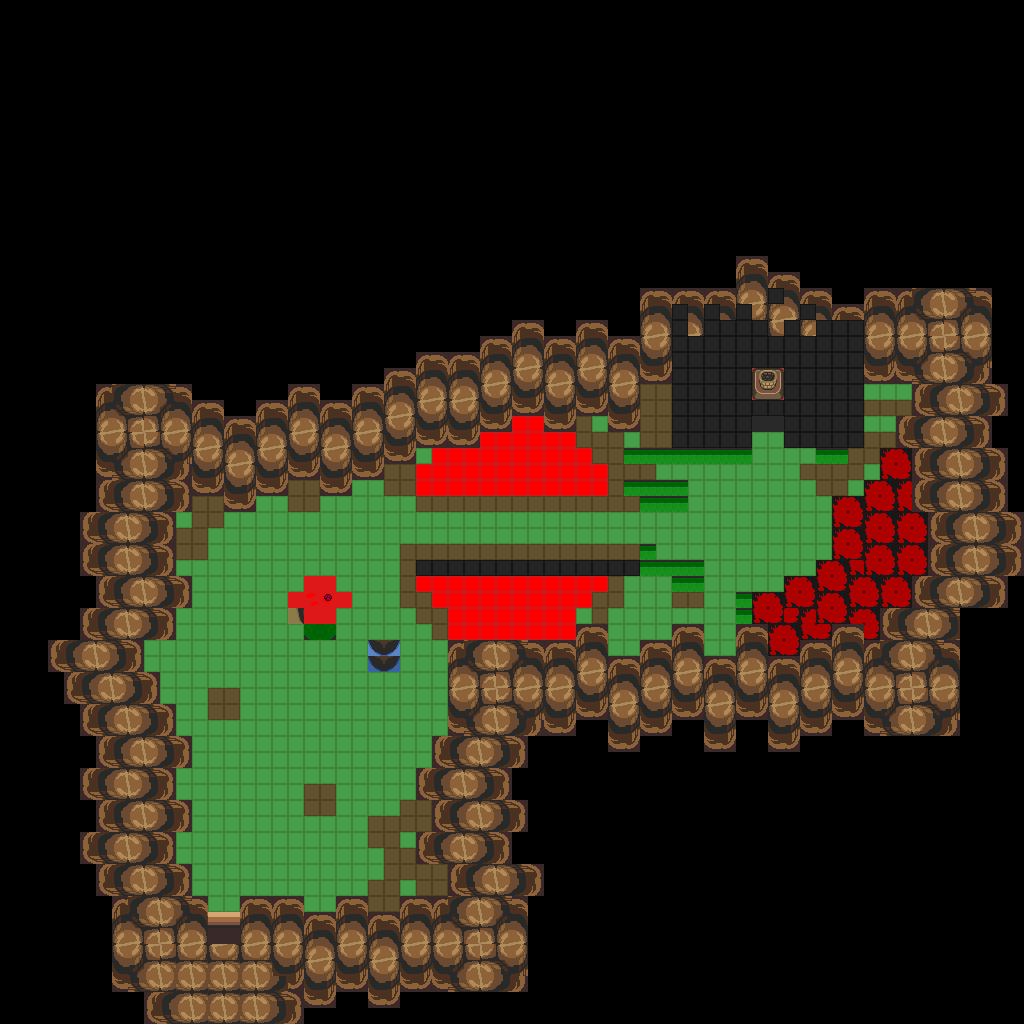

A 2D game scene composited from a Tiled map and its tileset images. What follows is a short description and the map's XML, with each tile layer's data collapsed to a summary:
An orthogonal 64x64 tile map with 16x16 px tiles, 1 tile layer (base), 2 hidden layers not drawn and 12 objects.

<map version="1.10" tiledversion="1.12.1" orientation="orthogonal" renderorder="right-down" width="64" height="64" tilewidth="16" tileheight="16" infinite="0" nextlayerid="4" nextobjectid="13">
 <tileset firstgid="1" source="../classiciphone_pics4.tsx" />
 <layer id="1" name="base" width="64" height="64">
  <data>[4096 cells, 4096 non-empty, 148 distinct tile ids]</data>
 </layer>
 <layer id="2" name="collision" width="64" height="64" visible="0">
  <properties><property name="collision" value="true" /></properties>
  <data>[4096 cells, 3296 non-empty, 1 distinct tile ids]</data>
 </layer>
 <layer id="3" name="lava" width="64" height="64" visible="0">
  <properties><property name="terrain" value="lava" /></properties>
  <data>[4096 cells, 150 non-empty, 1 distinct tile ids]</data>
 </layer>
 <objectgroup id="4" name="npcs">
  <object id="1" x="896.0" y="368.0" width="16" height="16">
   <properties>
    <property name="gani" value="hackbarrel.png" />
    <property name="script" type="string">-- Auto-converted from GraalScript
-- // NPC made by Boom Rofocale (Ventrue)
-- if (created) {
end
-- if (playertouchsme) {
end</property>
   </properties>
  </object>
  <object id="2" x="848.0" y="416.0" width="16" height="16">
   <properties>
    <property name="gani" value="hackbarrel.png" />
    <property name="script" type="string">-- Auto-converted from GraalScript
-- // NPC made by Boom Rofocale (Ventrue)
-- if (created) {
end
-- if (playertouchsme) {
end</property>
   </properties>
  </object>
  <object id="3" x="864.0" y="400.0" width="16" height="16">
   <properties>
    <property name="gani" value="hackbarrel.png" />
    <property name="script" type="string">-- Auto-converted from GraalScript
-- // NPC made by Boom Rofocale (Ventrue)
-- if (created) {
end
-- if (playertouchsme) {dontblock
end</property>
   </properties>
  </object>
  <object id="4" x="800.0" y="432.0" width="16" height="16">
   <properties>
    <property name="gani" value="hackbarrel.png" />
    <property name="script" type="string">-- Auto-converted from GraalScript
-- // NPC made by Boom Rofocale (Ventrue)
-- if (created) {
end
-- if (playertouchsme) {
end</property>
   </properties>
  </object>
  <object id="5" x="864.0" y="368.0" width="16" height="16">
   <properties>
    <property name="gani" value="hackbarrel.png" />
    <property name="script" type="string">-- Auto-converted from GraalScript
-- // NPC made by Boom Rofocale (Ventrue)
-- if (created) {
end
-- if (playertouchsme) {
end</property>
   </properties>
  </object>
  <object id="6" x="816.0" y="448.0" width="16" height="16">
   <properties>
    <property name="gani" value="hackbarrel.png" />
    <property name="script" type="string">-- Auto-converted from GraalScript
-- // NPC made by Boom Rofocale (Ventrue)
-- if (created) {
end
-- if (playertouchsme) {
end</property>
   </properties>
  </object>
  <object id="7" x="624.0" y="432.0" width="16" height="16">
   <properties>
    <property name="gani" value="hackbarrel.png" />
    <property name="script" type="string">-- Auto-converted from GraalScript
-- // NPC made by Boom Rofocale (Ventrue)
-- if (created) {
end
-- if (playertouchsme) {
end</property>
   </properties>
  </object>
  <object id="8" x="832.0" y="432.0" width="16" height="16">
   <properties>
    <property name="gani" value="hackbarrel.png" />
    <property name="script" type="string">-- Auto-converted from GraalScript
-- // NPC made by Boom Rofocale (Ventrue)
-- if (created) {
end
-- if (playertouchsme) {
end</property>
   </properties>
  </object>
  <object id="9" x="752.0" y="416.0" width="16" height="16">
   <properties>
    <property name="gani" value="lavadoor.png" />
    <property name="script" type="string">-- Auto-converted from GraalScript
-- // NPC made by Stefan Knorr
-- if (created) {
-- setimg lavadoor.png;
-- setshape 1,32,32;
end
-- if (playertouchsme) {
-- hide;
-- sleep 3;
-- show;
end</property>
   </properties>
  </object>
  <object id="10" x="400.0" y="288.0" width="16" height="16">
   <properties>
    <property name="script" type="string">-- Auto-converted from GraalScript
-- // NPC made by Mighty
-- [CLIENT-SIDE — server no-op]
-- if (playerenters || timeout) {
-- seteffect 0,0,0,0.70;
-- timeout = .10;
-- }</property>
   </properties>
  </object>
  <object id="11" x="672.0" y="560.0" width="16" height="16">
   <properties>
    <property name="gani" value="hackbarrel.png" />
    <property name="script" type="string">-- Auto-converted from GraalScript
-- // NPC made by Boom Rofocale (Ventrue)
-- if (created) {
end
-- if (playertouchsme) {dontblock
end</property>
   </properties>
  </object>
  <object id="12" x="704.0" y="320.0" width="16" height="16">
   <properties>
    <property name="gani" value="light4.png" />
    <property name="script" type="string">-- Auto-converted from GraalScript
-- [CLIENT-SIDE — server no-op]
-- if (created) {
-- 
-- dontblock;
-- }
-- if (playerenters) {
-- setcoloreffect 0.8,0,0,0.3;
-- drawaslight;
-- this.zoom = 1.7;
-- timeout = 0.08;
-- }
-- if (timeout) {
-- if (this.zoom&lt;=1.7) {
-- this.ds=1;
-- }
-- else if (this.zoom&gt;=1.8) {
-- this.ds=0;
-- }
-- if (this.ds==1) {
-- this.zoom += 0.02;
-- setzoomeffect this.zoom;
-- }
-- else if (this.ds==0) {
-- this.zoom -= 0.03;
-- setzoomeffect this.zoom;
-- }
-- timeout = 0.08;
-- }</property>
   </properties>
  </object>
 </objectgroup>
</map>
